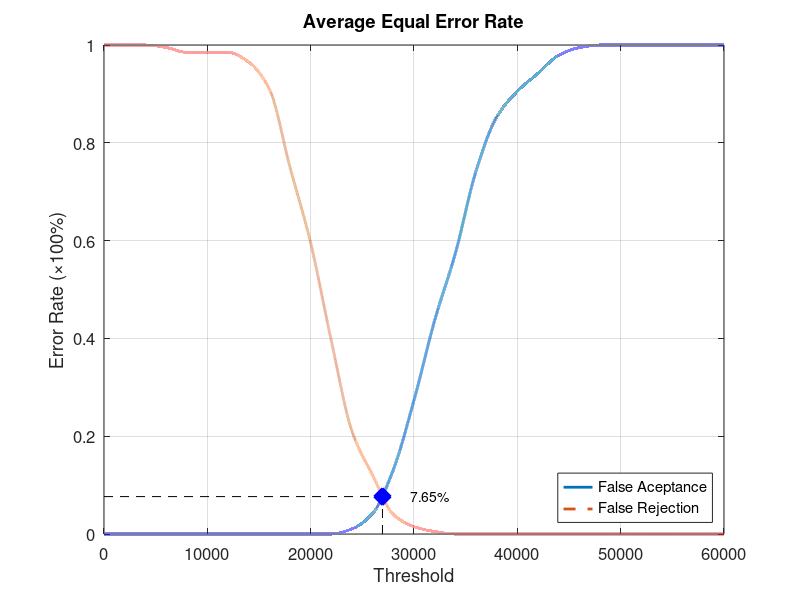
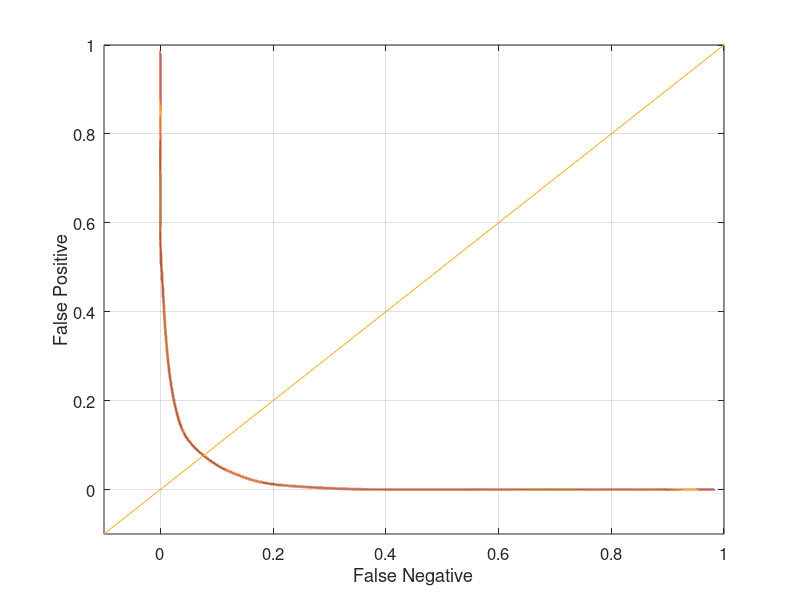

These charts were generated, in order, by the following MATLAB code:
function yEER = Database1_1
close all;
clear;
clc;
x = 0:2000:60000;
xq = 0:0.5:60000;

y0 = [0 0 0 0 0 0 0 0 0 0 0 0 0.0105263 0.0421053 0.131579 0.273684 0.436842 0.573684 0.742105 0.852632 0.905263 0.942105 0.978947 0.994737 1 1 1 1 1 1 1];
yy0 = interp1(x, y0, xq, 'pchip');
y1 = [1 1 1 0.995 0.985 0.985 0.985 0.965 0.91 0.75 0.595 0.395 0.21 0.12 0.04 0.015 0.005 0 0 0 0 0 0 0 0 0 0 0 0 0 0];
yy1 = interp1(x, y1, xq, 'pchip');

% Calculating EER: 
y2 = abs(y0 - y1);
find(y2 == min(y2))
yy2 = abs(yy0 - yy1);
xEER = find(yy2 == min(yy2));
xEERIndex = xq(xEER) % X-axis EER
yEER = yy0(xEER) % Y-axis EER

main = figure
plot(xq, yy0,'-','LineWidth', 2);	hold on
plot(xq, yy1,'--','LineWidth', 2);	hold on
plot([xEERIndex xEERIndex], [0 yEER], 'k--');	hold on
plot([0 xEERIndex], [yEER yEER], 'k--');	hold on
plot(xEERIndex, yEER, 'bx', 'LineWidth', 10);	hold on
text(xEERIndex + 10 * xEERIndex / 100, yEER, [num2str(round((10000 * yEER)) / 100) '%'])
legend('False Aceptance', 'False Rejection', 'Location', 'SouthEast')
xlabel('Threshold')
ylabel('Error Rate (\times100%)')
title('Average Equal Error Rate')
set(gca, 'FontSize', 12)
axis([0 60000 0 1])
grid on

print(main, 'Database1_1Main', '-dpng');
FNRxFPR = figure('Color', [1 1 1]);
plot(yy1, yy0, '-', yy1, yy0, 'LineWidth', 2);
hold on
y = -0.1:0.1:1
plot(y, y); 
set(gca, 'FontSize', 12)
xlabel('False Negative')
ylabel('False Positive')
axis([-0.1 1 -0.1 1])
set(gca, 'FontSize', 12)
grid on

print(FNRxFPR, 'Database1_1FNRxFPR','-dpng');
end
